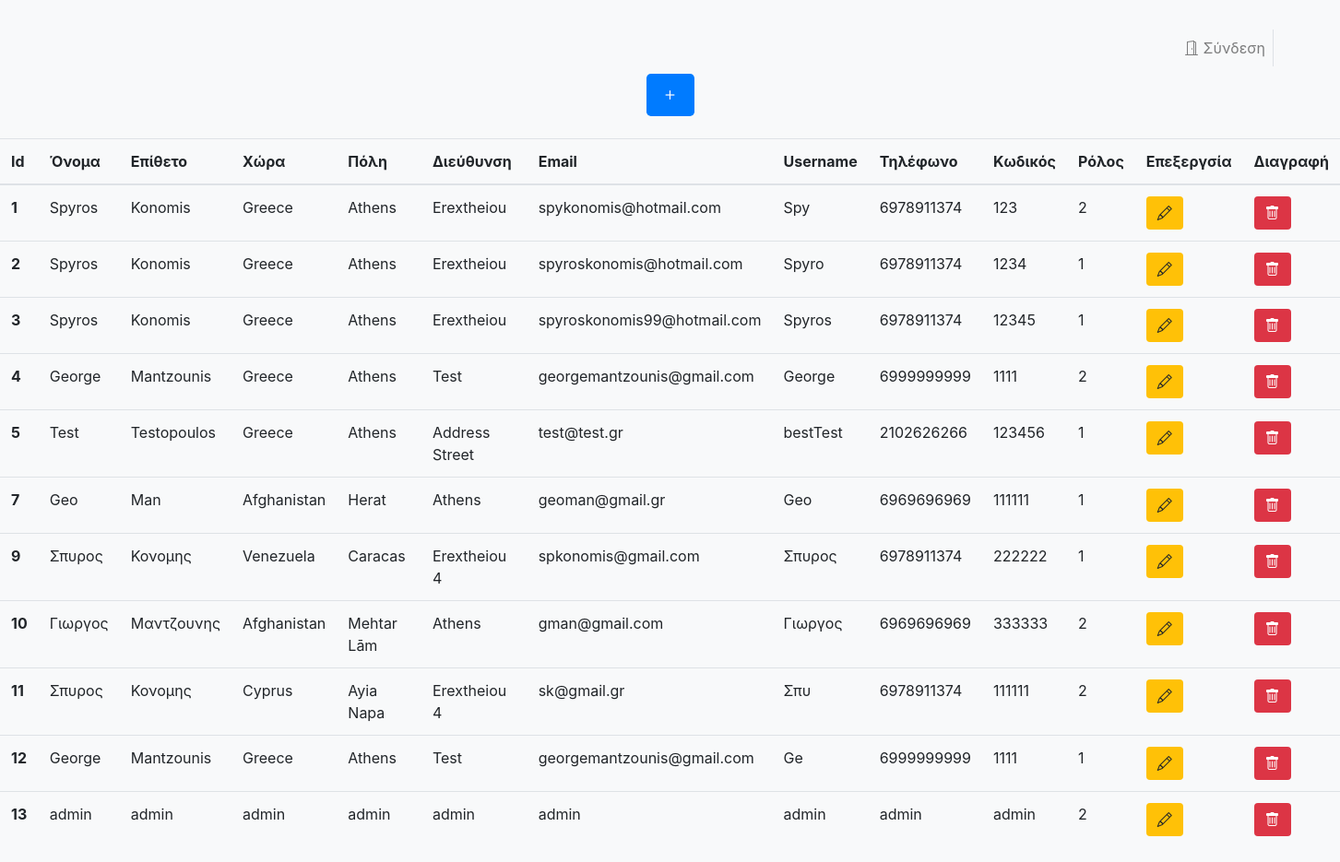
The page /Unipihotel/users.php on the database its author committed.
### tables this page shows
CREATE TABLE `users` (
  `id` int(11) NOT NULL,
  `firstname` varchar(255) NOT NULL,
  `lastname` varchar(255) NOT NULL,
  `country` varchar(255) NOT NULL,
  `city` varchar(255) NOT NULL,
  `address` varchar(255) NOT NULL,
  `email` varchar(255) NOT NULL,
  `username` varchar(255) NOT NULL,
  `phone` varchar(255) NOT NULL,
  `password` varchar(255) NOT NULL,
  `role` int(11) NOT NULL,
  `created` timestamp NOT NULL DEFAULT current_timestamp() ON UPDATE current_timestamp()
);

### Unipihotel/users.php (the view, shortened to what this page needs)
<!doctype html>
<html lang="en">
	<head>
		<link rel="stylesheet" href="https://cdn.jsdelivr.net/npm/bootstrap-icons@1.5.0/font/bootstrap-icons.css">
		<link rel="stylesheet" href="https://stackpath.bootstrapcdn.com/bootstrap/4.3.1/css/bootstrap.min.css">
	</head>
	<body class="bg-light">
		<?php include_once('adminNavbar.php')?>
        <?php include_once('db_conn.php')?>
		<div class="d-flex justify-content-center"><button class="btn btn-primary btn-lg" data-toggle="modal" data-target="#exampleModal2" style="border:none;"><i class="bi bi-plus"></i></button></div>
		<br/>
        <table class="table table-hover">
            <thead>
                <tr>
                    <th scope="col">Id</th>
                    <th scope="col">Όνομα</th>
                    <th scope="col">Επίθετο</th>
                    <th scope="col">Χώρα</th>
                    <th scope="col">Πόλη</th>
                    <th scope="col">Διεύθυνση</th>
                    <th scope="col">Email</th>
                    <th scope="col">Username</th>
                    <th scope="col">Τηλέφωνο</th>
                    <th scope="col">Κωδικός</th>
                    <th scope="col">Ρόλος</th>
                    <th scope="col">Επεξεργσία</th>
                    <th scope="col">Διαγραφή</th>
                </tr>
            </thead>
            <tbody>
		<?php
           $sql = "SELECT * FROM users";
           $result = $conn->query($sql);
           if ($result->num_rows > 0) {
            while($document = $result->fetch_assoc()) {
                echo '<tr>
                <th scope="row">'.$document['id'].'</th>
                <td>'.$document['firstname'].'</td>
                <td>'.$document['lastname'].'</td>
                <td>'.$document['country'].'</td>
                <td>'.$document['city'].'</td>
                <td>'.$document['address'].'</td>
                <td>'.$document['email'].'</td>
                <td>'.$document['username'].'</td>
                <td>'.$document['phone'].'</td>
                <td>'.$document['password'].'</td>
                <td>'.$document['role'].'</td>
                <td><button onclick="editUser(\''.$document['id'].'\')" class="btn btn-warning" style="border:none;"><i class="bi bi-pencil"></i></button></td>
                <td><button onclick="deleteUser(\''.$document['id'].'\')" class="btn btn-danger" style="border:none;"><i class="bi bi-trash"></i></button></td>
                </tr>';
            }
            echo'</tbody>
            </table>';
           }
        ?>
  </body>
</html>

### rows shown on the page
users: id "1", firstname "Spyros", lastname "Konomis", country "Greece", city "Athens", address "Erextheiou", email "spykonomis@hotmail.com", username "Spy", phone "6978911374", password "123", role "2"
users: id "2", firstname "Spyros", lastname "Konomis", country "Greece", city "Athens", address "Erextheiou", email "spyroskonomis@hotmail.com", username "Spyro", phone "6978911374", password "1234", role "1"
users: id "3", firstname "Spyros", lastname "Konomis", country "Greece", city "Athens", address "Erextheiou", email "spyroskonomis99@hotmail.com", username "Spyros", phone "6978911374", password "12345", role "1"
users: id "4", firstname "George", lastname "Mantzounis", country "Greece", city "Athens", address "Test", email "georgemantzounis@gmail.com", username "George", phone "6999999999", password "1111", role "2"
users: id "5", firstname "Test", lastname "Testopoulos", country "Greece", city "Athens", address "Address Street", email "test@test.gr", username "bestTest", phone "2102626266", password "123456", role "1"
users: id "7", firstname "Geo", lastname "Man", country "Afghanistan", city "Herat", address "Athens", email "geoman@gmail.gr", username "Geo", phone "6969696969", password "111111", role "1"
users: id "9", firstname "Σπυρος", lastname "Κονομης", country "Venezuela", city "Caracas", address "Erextheiou 4", email "spkonomis@gmail.com", username "Σπυρος", phone "6978911374", password "222222", role "1"
users: id "10", firstname "Γιωργος", lastname "Μαντζουνης", country "Afghanistan", city "Mehtar Lām", address "Athens", email "gman@gmail.com", username "Γιωργος", phone "6969696969", password "333333", role "2"
users: id "11", firstname "Σπυρος", lastname "Κονομης", country "Cyprus", city "Ayia Napa", address "Erextheiou 4", email "sk@gmail.gr", username "Σπυ", phone "6978911374", password "111111", role "2"
users: id "12", firstname "George", lastname "Mantzounis", country "Greece", city "Athens", address "Test", email "georgemantzounis@gmail.com", username "Ge", phone "6999999999", password "1111", role "1"
users: id "13", firstname "admin", lastname "admin", country "admin", city "admin", address "admin", email "admin", username "admin", phone "admin", password "admin", role "2"
